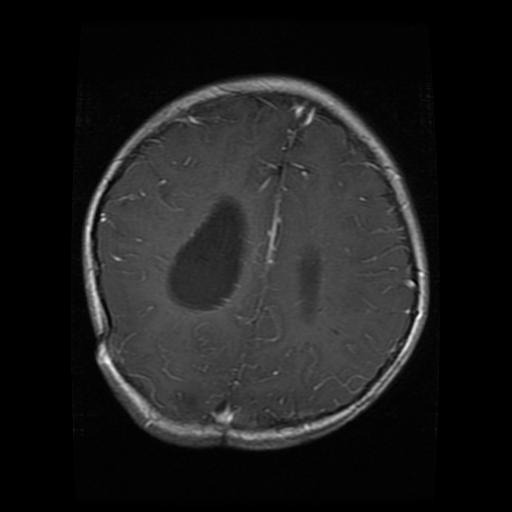
#> input picture dataset_26/glioma/Te-gl_0018.jpg, 512 x 512 px; its folder holds only this picture in this run
$ jupyter execute --allow-errors vggnet_new_test.ipynb
#> lines starting #> are read from the running program, lines starting #| are printed output that depends on the picture; after the words box and inside, x2 and y2 are one past the last pixel; in counts of white or black regions, pixels touching at a corner belong together
### Imports and Set-up

[cell 1]
import os
import shutil
import random
import cv2
from tqdm import tqdm
import imutils
import pandas as pd
import numpy as np
import matplotlib.pyplot as plt
import tensorflow as tf
from sklearn.model_selection import train_test_split
from sklearn.metrics import confusion_matrix, classification_report
from tensorflow.keras.preprocessing.image import ImageDataGenerator, img_to_array, load_img, array_to_img
from tensorflow.keras.applications import VGG16
from tensorflow.keras.models import Sequential
from tensorflow.keras.layers import Conv2D, MaxPooling2D, Dense, Flatten, Dropout, BatchNormalization
from tensorflow.keras.optimizers import Adam, SGD, RMSprop
from tensorflow.keras.callbacks import EarlyStopping, ModelCheckpoint, ReduceLROnPlateau

# Constants
SEED = 2203322

# Setting seed for consistent results
tf.keras.utils.set_random_seed(SEED)
#> (this line was passed over: tensorflow is not available in this run)
tf.random.set_seed(SEED)
#> (this line was passed over: tensorflow is not available in this run)
np.random.seed(SEED)
random.seed(SEED)

# Set up paths
base_dir = '../../dataset_26'
data_dir = './preprocessed_data/train_validation_data'
train_dir = './preprocessed_data/train'
validation_dir = './preprocessed_data/validation'

# # Create train and validation directories
# os.makedirs(data_dir, exist_ok=True)
# os.makedirs(train_dir, exist_ok=True)
# os.makedirs(validation_dir, exist_ok=True)

[cell 2]
classes = os.listdir(base_dir)
print(classes)

for cls in classes:
  os.makedirs(f'{data_dir}/{cls}', exist_ok=True)
  os.makedirs(f'{train_dir}/{cls}', exist_ok=True)
  os.makedirs(f'{validation_dir}/{cls}', exist_ok=True)

base_image_paths = {cls: list(map(lambda x: os.path.join(base_dir, cls, x), os.listdir(os.path.join(base_dir, cls)))) for cls in classes}
base_image_paths

#> (the rest of this cell did not finish here and is left out)

### Data Preprocessing and Preparation

Functions

[cell 3]
def crop_image(image, plot=False):

    img_gray = cv2.cvtColor(image, cv2.COLOR_BGR2GRAY)
    img_gray = cv2.GaussianBlur(img_gray, (5, 5), 0)

    img_thresh = cv2.threshold(img_gray, 45, 255, cv2.THRESH_BINARY)[1]
    img_thresh = cv2.erode(img_thresh, None, iterations=2)
    img_thresh = cv2.dilate(img_thresh, None, iterations=2)

    contours = cv2.findContours(img_thresh.copy(), cv2.RETR_EXTERNAL, cv2.CHAIN_APPROX_SIMPLE)
    contours = imutils.grab_contours(contours)
    c = max(contours, key=cv2.contourArea)

    extLeft = tuple(c[c[:, :, 0].argmin()][0])
    extRight = tuple(c[c[:, :, 0].argmax()][0])
    extTop = tuple(c[c[:, :, 1].argmin()][0])
    extBot = tuple(c[c[:, :, 1].argmax()][0])

    new_image = image[extTop[1]:extBot[1], extLeft[0]:extRight[0]]

    if plot:
        plt.figure()
        plt.subplot(1, 2, 1)
        plt.imshow(image)
        plt.tick_params(axis='both', which='both', top=False, bottom=False, left=False, right=False,labelbottom=False, labeltop=False, labelleft=False, labelright=False)
        plt.title('Original Image')
        plt.subplot(1, 2, 2)
        plt.imshow(new_image)
        plt.tick_params(axis='both', which='both',top=False, bottom=False, left=False, right=False,labelbottom=False, labeltop=False, labelleft=False, labelright=False)
        plt.title('Cropped Image')
        plt.show()

    return new_image

def crop_img_saver(class_read_paths, save_dir):
  for cls in class_read_paths:
    for i, p in tqdm(enumerate(os.listdir(cls))):
      path = os.path.join(cls, p)
      img = crop_image(cv2.imread(path), plot=False)

      if img is not None:
        img = cv2.resize(img, (224, 224))
        save_class = cls.split('\\')[-1]
        save_path = os.path.join(save_dir, save_class, f'{str(i)}.jpg')
        cv2.imwrite(save_path, img)

# crop_image(cv2.imread(data_files_path['notumor'][14]), True)

Crop and Shift into folders

[cell 4]
base_class_paths = [os.path.join(base_dir, cls) for cls in classes]
crop_img_saver(base_class_paths, save_dir=data_dir)
#> in crop_image, image is the input picture: shape (512, 512, 3); min 0, max 254, mean 28.9
#> in crop_image, `img_thresh = cv2.threshold(img_gray, 45, 255, cv2.THRESH_BINARY)[1]`:
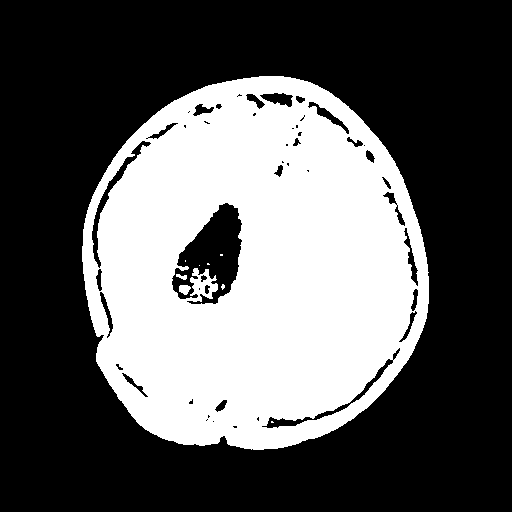
#> img_thresh: shape (512, 512); 36.3% white; 9 white regions (6 under 20 px), largest, box (x1, y1, x2, y2) and area: (82, 76, 429, 450) 94903, (179, 285, 191, 295) 89, (176, 274, 187, 280) 40
#> in crop_image, `img_thresh = cv2.erode(img_thresh, None, iterations=2)`:
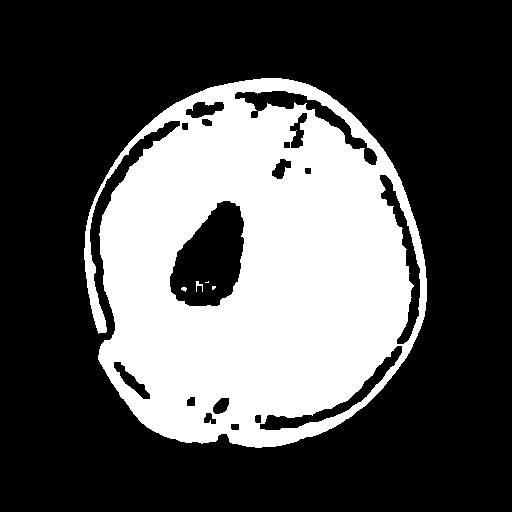
#> img_thresh: shape (512, 512); 32.4% white; 5 white regions (2 under 20 px), largest, box (x1, y1, x2, y2) and area: (84, 78, 427, 448) 84902, (196, 281, 203, 292) 35, (181, 287, 187, 292) 20
#> in crop_image, `img_thresh = cv2.dilate(img_thresh, None, iterations=2)`:
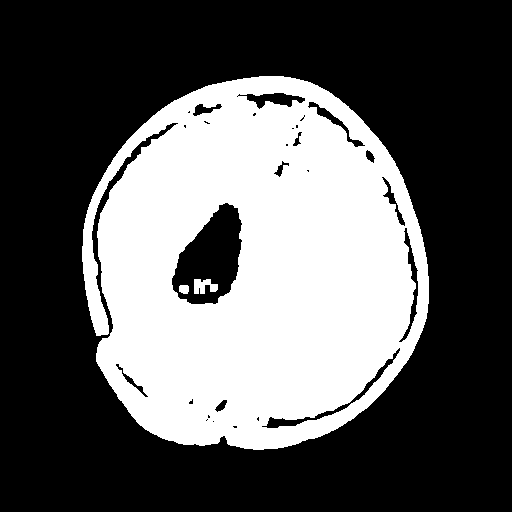
#> img_thresh: shape (512, 512); 36% white; 3 white regions
#> in crop_image, `contours = cv2.findContours(img_thresh.copy(), cv2.RETR_EXTERNAL, cv2...`: contours = 1 contour; box (x1, y1, x2, y2) and area: (82, 76, 429, 450) 100815
#> in crop_image, `c = max(contours, key=cv2.contourArea)`: c = contour of 730 points, box (x1, y1, x2, y2) (82, 76, 429, 450), area 100815
#> in crop_image, `extLeft = tuple(c[c[:, :, 0].argmin()][0])`: extLeft = (82, 246)
#> in crop_image, `extRight = tuple(c[c[:, :, 0].argmax()][0])`: extRight = (428, 303)
#> in crop_image, `extTop = tuple(c[c[:, :, 1].argmin()][0])`: extTop = (259, 76)
#> in crop_image, `extBot = tuple(c[c[:, :, 1].argmax()][0])`: extBot = (253, 449)
#> in crop_image, `new_image = image[extTop[1]:extBot[1], extLeft[0]:extRight[0]]`:
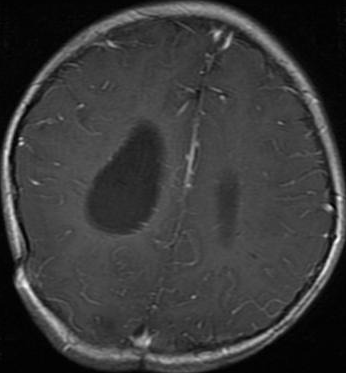
#> new_image: shape (373, 346, 3); min 0, max 254, mean 57.4
#> in crop_img_saver, `img = cv2.resize(img, (224, 224))`:
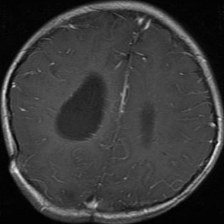
#> img: shape (224, 224, 3); min 0, max 251, mean 57.3
#> pass 2 of the loop in crop_img_saver, `for cls in class_read_paths:`:
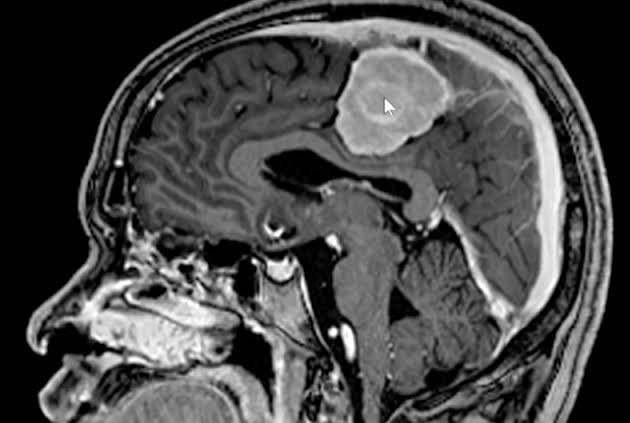
#> input picture dataset_26/meningioma/Te-me_0024.jpg, 630 x 423 px
#> in crop_image, image is the input picture: shape (423, 630, 3); min 0, max 255, mean 72.5
#> in crop_image (call 2), `img_thresh = cv2.dilate(img_thresh, None, iterations=2)`:
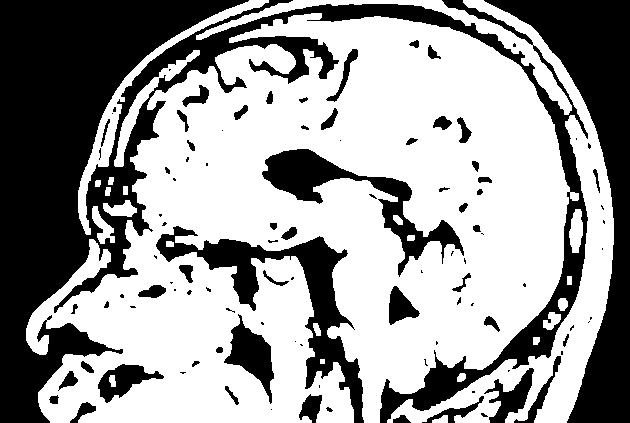
#> img_thresh: shape (423, 630); 60.8% white; 103 black regions (50 under 20 px)
#> contours = 20 contours, 1 with area under 20; largest, box (x1, y1, x2, y2) and area: (26, 13, 579, 423) 147498, (196, 0, 614, 423) 17604, (78, 0, 269, 235) 2857, (114, 50, 200, 167) 1178, (569, 209, 583, 253) 406
#> c = contour of 1662 points, box (x1, y1, x2, y2) (26, 13, 579, 423), area 147498
#> extLeft = (26, 328)
#> extRight = (578, 199)
#> extTop = (311, 13)
#> extBot = (50, 422)
#> new_image: shape (409, 552, 3)
#> in crop_img_saver, `img = cv2.resize(img, (224, 224))`:
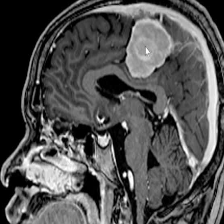
#> img: shape (224, 224, 3); min 0, max 255, mean 80.9

unprocessed_test_dir = './unprocessed_test'
unprocessed_test_class_paths = [os.path.join(unprocessed_test_dir, cls) for cls in classes]
test_dir = './preprocessed_data/test'
for cls in classes:
  os.makedirs(f'{test_dir}/{cls}', exist_ok=True)
# Crop test data
crop_img_saver(unprocessed_test_class_paths, save_dir=test_dir)
#> in crop_image (call 3), `contours = cv2.findContours(img_thresh.copy(), cv2.RETR_EXTERNAL, cv2...`: contours = 1 contour; box (x1, y1, x2, y2) and area: (82, 76, 429, 450) 100815
#> pass 2 of the loop in crop_img_saver, `for cls in class_read_paths:`:
#> contours = 20 contours, 1 with area under 20; largest, box (x1, y1, x2, y2) and area: (26, 13, 579, 423) 147498, (196, 0, 614, 423) 17604, (78, 0, 269, 235) 2857, (114, 50, 200, 167) 1178, (569, 209, 583, 253) 406

# [21 lines of commented-out code are left out]
